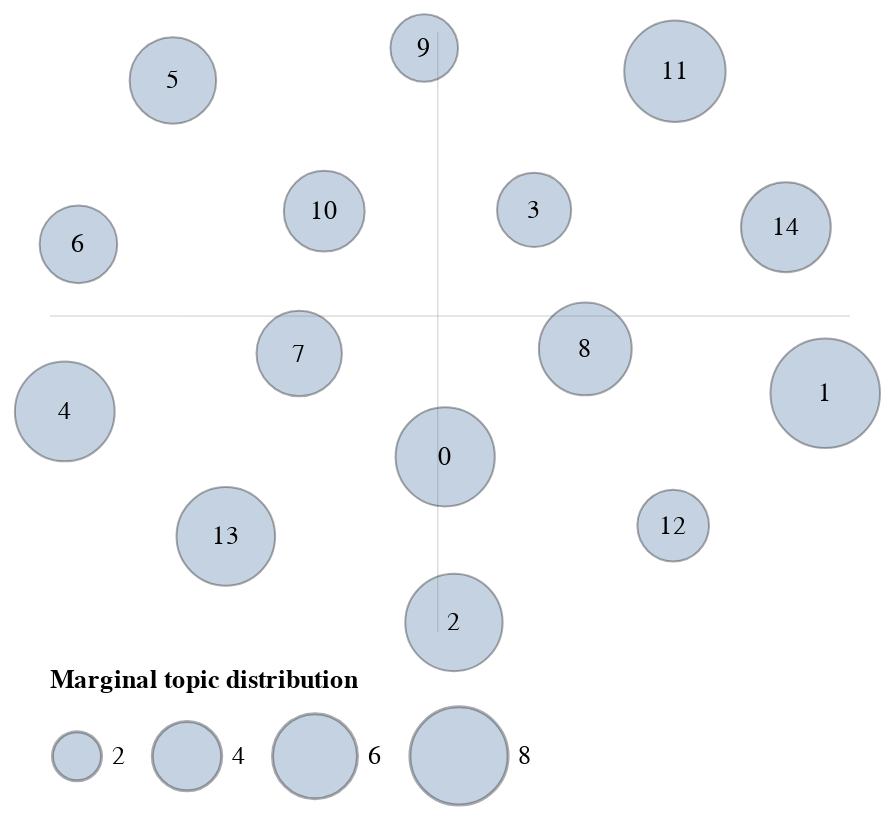

Here is the notebook cell this chart was saved with:
### Markdown cell above
### Visualize the results

### Code cell
import tmplot as tmp

topics_coords = tmp.prepare_coords(biterm_model)

tmp.plot_scatter_topics(topics_coords, size_col='size', label_col='label')

### Figure 1 — Vega-Lite specification as saved in the notebook (floating-point values rounded to 4 significant figures)
{"config": {"view": {"continuousWidth": 400, "continuousHeight": 300, "stroke": "transparent", "strokeWidth": 0}, "axis": {"disable": true}, "legend": {"labelFontSize": 13, "orient": "bottom", "titleFontSize": 13}}, "layer": [{"mark": "rule", "encoding": {"color": {"value": "gray"}, "size": {"value": 0.2}, "y": {"aggregate": "average", "field": "y", "type": "quantitative"}}}, {"mark": "rule", "encoding": {"color": {"value": "gray"}, "size": {"value": 0.2}, "x": {"aggregate": "average", "field": "x", "type": "quantitative"}}}, {"mark": {"type": "circle", "opacity": 0.33, "stroke": "black", "strokeWidth": 1}, "encoding": {"size": {"field": "size", "scale": {"range": [0, 3000]}, "title": "Marginal topic distribution", "type": "quantitative"}, "tooltip": [{"field": "label", "type": "quantitative"}, {"field": "size", "type": "quantitative"}], "x": {"field": "x", "type": "quantitative"}, "y": {"field": "y", "type": "quantitative"}}}, {"mark": {"type": "text", "align": "center", "baseline": "middle"}, "encoding": {"size": {"value": 13}, "text": {"field": "topic", "type": "quantitative"}, "tooltip": [{"field": "label", "type": "quantitative"}, {"field": "size", "type": "quantitative"}], "x": {"field": "x", "type": "quantitative"}, "y": {"field": "y", "type": "quantitative"}}}], "data": {"name": "data-89e16bb53cf6ffa93a0d0bf168d402da"}, "$schema": "https://vega.github.io/schema/vega-lite/v4.17.0.json", "datasets": {"data-89e16bb53cf6ffa93a0d0bf168d402da": [{"x": -11.56, "y": -98.25, "topic": 0, "size": 8.17, "label": 0}, {"x": 112.0, "y": -68.61, "topic": 1, "size": 9.957, "label": 1}, {"x": -8.718, "y": -175.6, "topic": 2, "size": 7.861, "label": 2}, {"x": 17.34, "y": 16.97, "topic": 3, "size": 4.564, "label": 3}, {"x": -135.2, "y": -77.07, "topic": 4, "size": 8.265, "label": 4}, {"x": -100.1, "y": 77.38, "topic": 5, "size": 6.219, "label": 5}, {"x": -130.8, "y": 0.9057, "topic": 6, "size": 4.994, "label": 6}, {"x": -59.0, "y": -50.07, "topic": 7, "size": 6.054, "label": 7}, {"x": 33.98, "y": -47.87, "topic": 8, "size": 7.153, "label": 8}, {"x": -18.38, "y": 92.5, "topic": 9, "size": 3.788, "label": 9}, {"x": -50.86, "y": 16.38, "topic": 10, "size": 5.426, "label": 10}, {"x": 63.1, "y": 81.7, "topic": 11, "size": 8.533, "label": 11}, {"x": 62.54, "y": -130.4, "topic": 12, "size": 4.261, "label": 12}, {"x": -82.86, "y": -135.4, "topic": 13, "size": 8.066, "label": 13}, {"x": 99.17, "y": 8.888, "topic": 14, "size": 6.689, "label": 14}]}}
